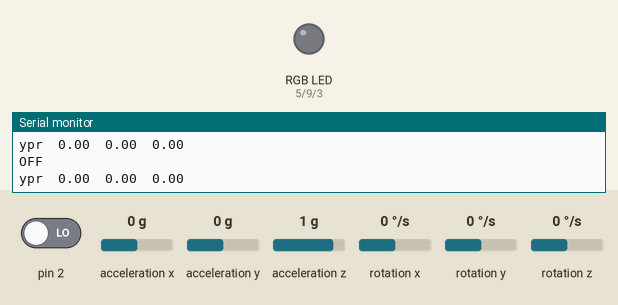
This sketch was run on a simulated Arduino Uno, built with avr-gcc and run on an emulated ATmega328P. Shown: an RGB LED mixed from three pins (HIGH = lit), the last lines printed to the serial monitor. The test bench sets the inputs (shaded band); at power-on: rotation z 0 °/s, acceleration x 0 g, acceleration z 1 g, pin 2 LOW, acceleration y 0 g, rotation x 0 °/s, rotation y 0 °/s. The sensor or clock chip raises its interrupt line as the real part does.

Above: at 1.7 s.
1.8 s: rotation z set to -13 °/s
4.8 s: rotation z set to -17 °/s
At 5.8 s:
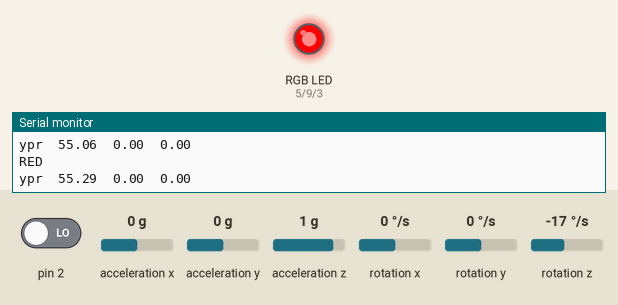
6.3 s: acceleration x set to 0.8 g
At 7.2 s:
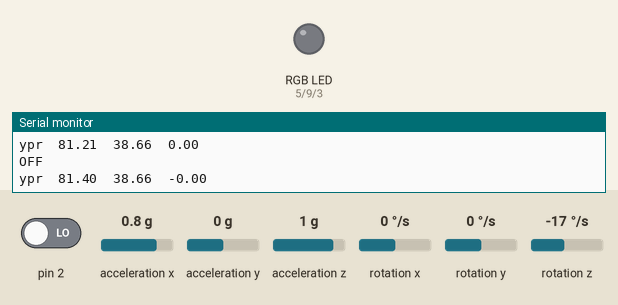
7.9 s: acceleration z set to 0 g
At 9.84 s:
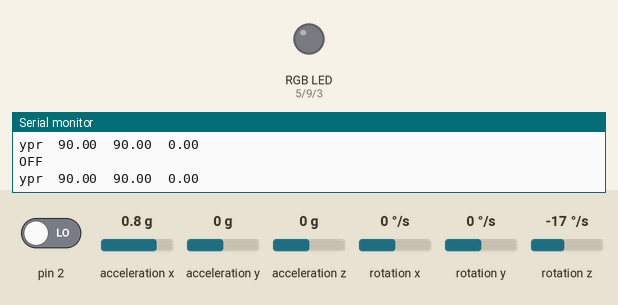
10.9 s: rotation z set to -192 °/s
At 13.72 s:
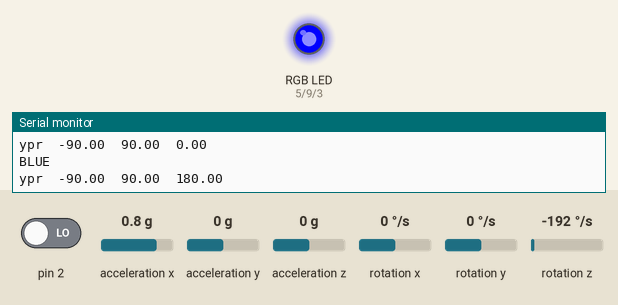
13.9 s: rotation z set to 0 °/s
Timing chart, 0 to 16.4 s (numbered marks = the images above; inputs shaded):
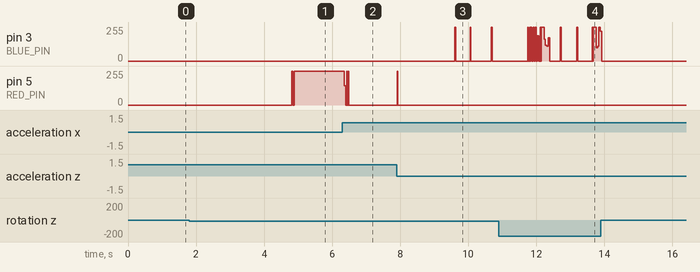

The sketch:

ypr_watcher.ino
```cpp
#include "I2Cdev.h"

#include "MPU6050_6Axis_MotionApps20.h"
//#include "MPU6050.h" // not necessary if using MotionApps include file

// Arduino Wire library is required if I2Cdev I2CDEV_ARDUINO_WIRE implementation
// is used in I2Cdev.h
#if I2CDEV_IMPLEMENTATION == I2CDEV_ARDUINO_WIRE
    #include "Wire.h"
#endif

// class default I2C address is 0x68
// specific I2C addresses may be passed as a parameter here
// AD0 low = 0x68 (default for SparkFun breakout and InvenSense evaluation board)
// AD0 high = 0x69

MPU6050 mpu;
//MPU6050 mpu(0x69); // <-- use for AD0 high

#define RED_PIN 5
#define GREEN_PIN 9
#define BLUE_PIN 3
#define OFF_PIN 13


bool blinkState = false;

// MPU control/status vars
bool dmpReady = false;  // set true if DMP init was successful
uint8_t mpuIntStatus;   // holds actual interrupt status byte from MPU
uint8_t devStatus;      // return status after each device operation (0 = success, !0 = error)
uint16_t packetSize;    // expected DMP packet size (default is 42 bytes)
uint16_t fifoCount;     // count of all bytes currently in FIFO
uint8_t fifoBuffer[64]; // FIFO storage buffer

// orientation/motion vars
Quaternion q;           // [w, x, y, z]         quaternion container
VectorInt16 aa;         // [x, y, z]            accel sensor measurements
VectorInt16 aaReal;     // [x, y, z]            gravity-free accel sensor measurements
VectorInt16 aaWorld;    // [x, y, z]            world-frame accel sensor measurements
VectorFloat gravity;    // [x, y, z]            gravity vector
float euler[3];         // [psi, theta, phi]    Euler angle container
float ypr[3];           // [yaw, pitch, roll]   yaw/pitch/roll container and gravity vector
float prev_ypr[3];           // [yaw, pitch, roll]   yaw/pitch/roll container and gravity vector
int blink_pin = 4;


// ================================================================
// ===               INTERRUPT DETECTION ROUTINE                ===
// ================================================================

volatile bool mpuInterrupt = false;     // indicates whether MPU interrupt pin has gone high
void dmpDataReady() {
    mpuInterrupt = true;
}


// ================================================================
// ===                      INITIAL SETUP                       ===
// ================================================================

void setup() {
    // join I2C bus (I2Cdev library doesn't do this automatically)
    #if I2CDEV_IMPLEMENTATION == I2CDEV_ARDUINO_WIRE
        Wire.begin();
        TWBR = 24; // 400kHz I2C clock (200kHz if CPU is 8MHz)
    #elif I2CDEV_IMPLEMENTATION == I2CDEV_BUILTIN_FASTWIRE
        Fastwire::setup(400, true);
    #endif

    // initialize serial communication
    // (115200 chosen because it is required for Teapot Demo output, but it's
    // really up to you depending on your project)
    Serial.begin(19200);
    while (!Serial); // wait for Leonardo enumeration, others continue immediately

    // initialize device
    Serial.println(F("Initializing I2C devices..."));
    mpu.initialize();

    // verify connection
    Serial.println(F("Testing device connections..."));
    Serial.println(mpu.testConnection() ? F("MPU6050 connection successful") : F("MPU6050 connection failed"));

    // wait for ready
 //   Serial.println(F("\nSend any character to begin DMP programming and demo: "));
 //   while (Serial.available() && Serial.read()); // empty buffer
 //   while (!Serial.available());                 // wait for data
 //   while (Serial.available() && Serial.read()); // empty buffer again

    // load and configure the DMP
    Serial.println(F("Initializing DMP..."));
    devStatus = mpu.dmpInitialize();

    // supply your own gyro offsets here, scaled for min sensitivity
    mpu.setXGyroOffset(220);
    mpu.setYGyroOffset(76);
    mpu.setZGyroOffset(-85);
    mpu.setZAccelOffset(1788); // 1688 factory default for my test chip

    // make sure it worked (returns 0 if so)
    if (devStatus == 0) {
        // turn on the DMP, now that it's ready
        Serial.println(F("Enabling DMP..."));
        mpu.setDMPEnabled(true);

        // enable Arduino interrupt detection
        Serial.println(F("Enabling interrupt detection (Arduino external interrupt 0)..."));
        attachInterrupt(0, dmpDataReady, RISING);
        mpuIntStatus = mpu.getIntStatus();

        // set our DMP Ready flag so the main loop() function knows it's okay to use it
        Serial.println(F("DMP ready! Waiting for first interrupt..."));
        dmpReady = true;

        // get expected DMP packet size for later comparison
        packetSize = mpu.dmpGetFIFOPacketSize();
    } else {
        // ERROR!
        // 1 = initial memory load failed
        // 2 = DMP configuration updates failed
        // (if it's going to break, usually the code will be 1)
        Serial.print(F("DMP Initialization failed (code "));
        Serial.print(devStatus);
        Serial.println(F(")"));
    }

    // configure LED for output
    pinMode(GREEN_PIN, OUTPUT);
    pinMode(RED_PIN, OUTPUT);
    pinMode(BLUE_PIN, OUTPUT);
    // initial values for previous ypr
    prev_ypr[0] = 0.0;
    prev_ypr[1] = 0.0;
    prev_ypr[2] = 0.0;
}


// ================================================================
// ===                    MAIN PROGRAM LOOP                     ===
// ================================================================

void loop() {
    // if programming failed, don't try to do anything
    if (!dmpReady) return;

    // wait for MPU interrupt or extra packet(s) available
    while (!mpuInterrupt && fifoCount < packetSize) {
        // other program behavior stuff here

    }

    // reset interrupt flag and get INT_STATUS byte
    mpuInterrupt = false;
    mpuIntStatus = mpu.getIntStatus();

    // get current FIFO count
    fifoCount = mpu.getFIFOCount();

    // check for overflow (this should never happen unless our code is too inefficient)
    if ((mpuIntStatus & 0x10) || fifoCount == 1024) {
        // reset so we can continue cleanly
        mpu.resetFIFO();
        Serial.println(F("FIFO overflow!"));

    // otherwise, check for DMP data ready interrupt (this should happen frequently)
    } else if (mpuIntStatus & 0x02) {
        // wait for correct available data length, should be a VERY short wait
        while (fifoCount < packetSize) fifoCount = mpu.getFIFOCount();

        // read a packet from FIFO
        mpu.getFIFOBytes(fifoBuffer, packetSize);

        // track FIFO count here in case there is > 1 packet available
        // (this lets us immediately read more without waiting for an interrupt)
        fifoCount -= packetSize;


            // display Euler angles in degrees
            mpu.dmpGetQuaternion(&q, fifoBuffer);
            mpu.dmpGetGravity(&gravity, &q);
            mpu.dmpGetYawPitchRoll(ypr, &q, &gravity);
            Serial.print("ypr\t");
            float val1 = ypr[0] * 180/M_PI;
            Serial.print(val1);
            Serial.print("\t");
            float val2 = ypr[1] * 180/M_PI;
            Serial.print(val2);
            Serial.print("\t");
            float val3 = ypr[2] * 180/M_PI;
            Serial.println(val3);

            float delta1 = abs(abs(prev_ypr[0])-abs(val1));
            float delta2 = abs(abs(prev_ypr[1])-abs(val2));
            float delta3 = abs(abs(prev_ypr[2])-abs(val3));

            float mov_limit = 0.2;

              if ( delta1 > mov_limit) {
              blink_pin = RED_PIN;
              Serial.println("RED");}

              else if ( delta2 > mov_limit) {
              blink_pin = GREEN_PIN;
              Serial.println("GREEN");}

              else if ( delta3 > mov_limit) {
              blink_pin = BLUE_PIN;
              Serial.println("BLUE");}

              else {
              blink_pin = OFF_PIN;
              Serial.println("OFF");
            }
            // record value for next check
            prev_ypr[0] = val1;
            prev_ypr[1] = val2;
            prev_ypr[2] = val3;

        // blink LED to indicate activity
        blinkState = !blinkState;
        //digitalWrite(blink_pin, blinkState);
        digitalWrite(RED_PIN, LOW);
        digitalWrite(BLUE_PIN, LOW);
        digitalWrite(GREEN_PIN, LOW);
        digitalWrite(blink_pin, HIGH);

    }
}
```

Measured:
- the behaviour switches between -14 and -15 °/s on rotation z (found by bisection; images 0 and 1)
- after the input at 4.8 s, pin 5 (RED_PIN): 0/255 → 255/255 at once
- after the input at 6.3 s, pin 5 (RED_PIN): 255/255 → 0/255 after 0.06 s
- after the input at 7.9 s, pin 3 (BLUE_PIN): goes 255/255 0.03 s, 0/255 0.42 s, 255/255 0.03 s, 0/255 0.59 s, 255/255 0.03 s, then 0/255, starting after 1.7 s
